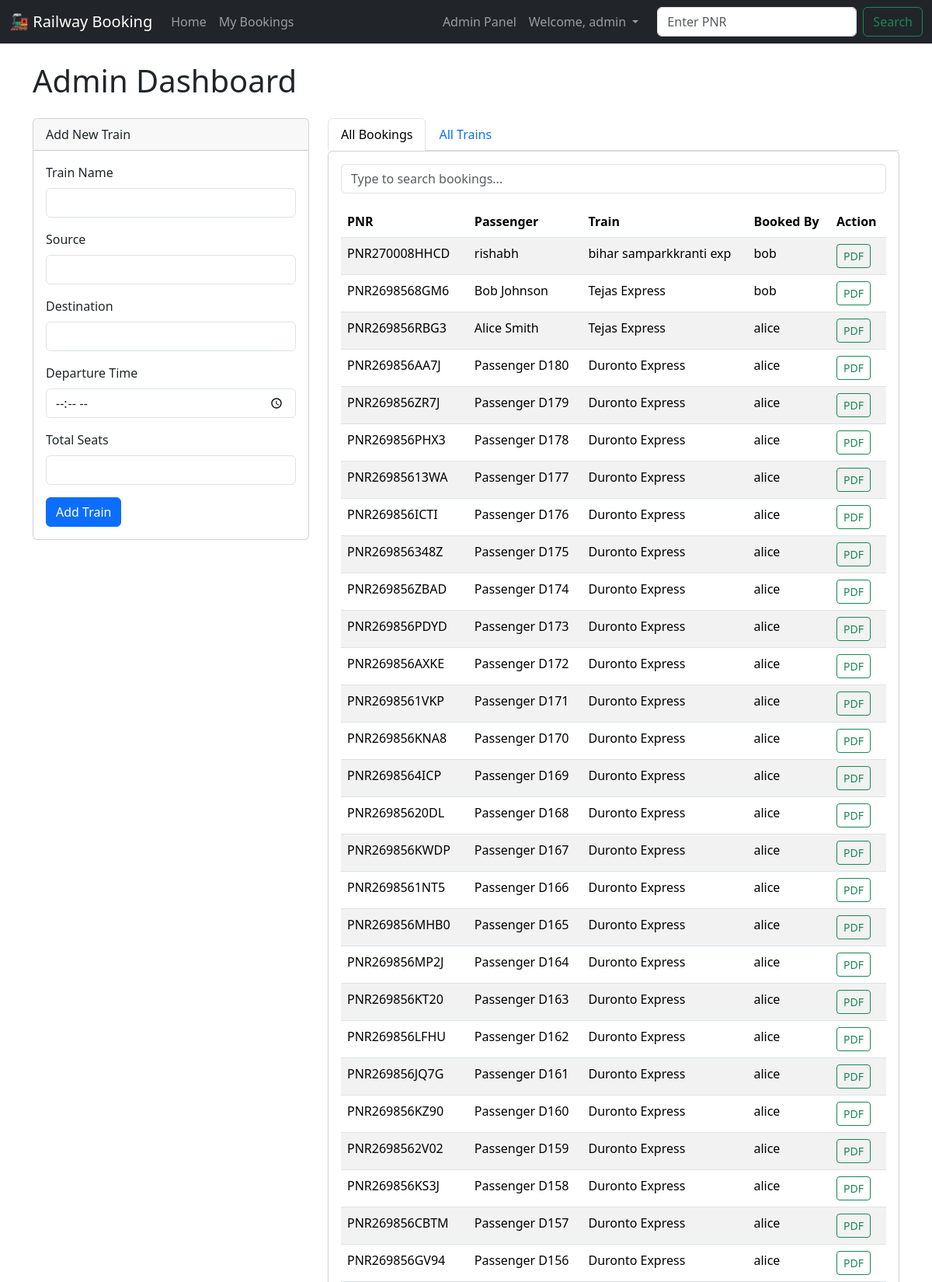
The app's page /admin/dashboard (signed in, upper part) with its own data.
### app.py (models this page shows, shortened)
class Booking(db.Model):
    id = db.Column(db.Integer, primary_key=True)
    pnr_number = db.Column(db.String(20), unique=True, nullable=False)
    train_id = db.Column(db.Integer, db.ForeignKey('train.id'), nullable=False)
    user_id = db.Column(db.Integer, db.ForeignKey('user.id'), nullable=False)
    passenger_name = db.Column(db.String(100), nullable=False)
    passenger_age = db.Column(db.Integer, nullable=False)
    seat_class = db.Column(db.String(50), nullable=False, default='Sleeper')
    status = db.Column(db.String(20), default='Confirmed')
    train = db.relationship('Train', backref=db.backref('bookings', lazy=True))
    user = db.relationship('User', backref=db.backref('bookings', lazy=True))

class Train(db.Model):
    id = db.Column(db.Integer, primary_key=True)
    train_name = db.Column(db.String(100), nullable=False)
    source = db.Column(db.String(100), nullable=False)
    destination = db.Column(db.String(100), nullable=False)
    departure_time = db.Column(db.String(10), nullable=False) # e.g., '06:15'
    total_seats = db.Column(db.Integer, nullable=False)

class User(db.Model):
    id = db.Column(db.Integer, primary_key=True)
    username = db.Column(db.String(80), unique=True, nullable=False)
    password_hash = db.Column(db.String(256), nullable=False)
    role = db.Column(db.String(20), nullable=False, default='user') # Roles: 'user' or 'admin'

### app.py (the view)
@app.route('/admin/dashboard')
def admin_dashboard():
    if not session.get('is_admin'):
        flash('You must be an admin to access this page.', 'danger')
        return redirect(url_for('login'))
    all_bookings = Booking.query.order_by(Booking.id.desc()).all()
    all_trains = Train.query.order_by(Train.train_name).all()
    return render_template('admin_dashboard.html', bookings=all_bookings, trains=all_trains)

### templates/admin_dashboard.html (shortened to what this page needs)
{% extends 'base.html' %}
{% block content %}
<h1 class="display-6 mb-4">Admin Dashboard</h1>
<div class="row">
  <div class="col-md-4">
    <div class="card">
      <div class="card-header">Add New Train</div>
      <div class="card-body">
        <form action="{{ url_for('add_train') }}" method="post">
          <div class="mb-3"><label for="train_name" class="form-label">Train Name</label><input type="text" class="form-control" id="train_name" name="train_name" required></div>
          <div class="mb-3"><label for="source" class="form-label">Source</label><input type="text" class="form-control" id="source" name="source" required></div>
          <div class="mb-3"><label for="destination" class="form-label">Destination</label><input type="text" class="form-control" id="destination" name="destination" required></div>
          <div class="mb-3"><label for="departure_time" class="form-label">Departure Time</label><input type="time" class="form-control" id="departure_time" name="departure_time" required></div>
          <div class="mb-3"><label for="total_seats" class="form-label">Total Seats</label><input type="number" class="form-control" id="total_seats" name="total_seats" min="0" required></div>
          <button type="submit" class="btn btn-primary">Add Train</button>
        </form>
      </div>
    </div>
  </div>
  <div class="col-md-8">
    <ul class="nav nav-tabs" id="adminTab" role="tablist">
      <li class="nav-item" role="presentation">
        <button class="nav-link active" id="bookings-tab" data-bs-toggle="tab" data-bs-target="#bookings" type="button" role="tab">All Bookings</button>
      </li>
      <li class="nav-item" role="presentation">
        <button class="nav-link" id="trains-tab" data-bs-toggle="tab" data-bs-target="#trains" type="button" role="tab">All Trains</button>
      </li>
    </ul>
    <div class="tab-content" id="adminTabContent">
      <div class="tab-pane fade show active" id="bookings" role="tabpanel">
        <div class="card">
          <div class="card-body">
            <input type="text" id="bookingSearch" class="form-control mb-3" placeholder="Type to search bookings...">
            <div class="table-responsive">
              <table class="table table-striped table-hover">
                <thead>
                  <tr>
                    <th>PNR</th>
                    <th>Passenger</th>
                    <th>Train</th>
                    <th>Booked By</th>
                    <th>Action</th>
                  </tr>
                </thead>
                <tbody id="bookingsTable">
                  {% for booking in bookings %}
                  <tr>
                    <td>{{ booking.pnr_number }}</td>
                    <td>{{ booking.passenger_name }}</td>
                    <td>{{ booking.train.train_name }}</td>
                    <td>{{ booking.user.username }}</td>
                    <td>
                      <a href="{{ url_for('download_ticket', pnr=booking.pnr_number) }}" class="btn btn-sm btn-outline-success">PDF</a>
                    </td>
                  </tr>
                  {% endfor %}
                </tbody>
              </table>
            </div>
          </div>
        </div>
      </div>
    </div>
  </div>
</div>
{% endblock %}

### records on screen
Booking: pnr_number "PNR270008HHCD", passenger_name "rishabh", train.train_name "bihar samparkkranti exp", user.username "bob"
Booking: pnr_number "PNR2698568GM6", passenger_name "Bob Johnson", train.train_name "Tejas Express", user.username "bob"
Booking: pnr_number "PNR269856RBG3", passenger_name "Alice Smith", train.train_name "Tejas Express", user.username "alice"
Booking: pnr_number "PNR269856AA7J", passenger_name "Passenger D180", train.train_name "Duronto Express", user.username "alice"
Booking: pnr_number "PNR269856ZR7J", passenger_name "Passenger D179", train.train_name "Duronto Express", user.username "alice"
Booking: pnr_number "PNR269856PHX3", passenger_name "Passenger D178", train.train_name "Duronto Express", user.username "alice"
Booking: pnr_number "PNR26985613WA", passenger_name "Passenger D177", train.train_name "Duronto Express", user.username "alice"
Booking: pnr_number "PNR269856ICTI", passenger_name "Passenger D176", train.train_name "Duronto Express", user.username "alice"
Booking: pnr_number "PNR269856348Z", passenger_name "Passenger D175", train.train_name "Duronto Express", user.username "alice"
Booking: pnr_number "PNR269856ZBAD", passenger_name "Passenger D174", train.train_name "Duronto Express", user.username "alice"
Booking: pnr_number "PNR269856PDYD", passenger_name "Passenger D173", train.train_name "Duronto Express", user.username "alice"
Booking: pnr_number "PNR269856AXKE", passenger_name "Passenger D172", train.train_name "Duronto Express", user.username "alice"
Booking: pnr_number "PNR2698561VKP", passenger_name "Passenger D171", train.train_name "Duronto Express", user.username "alice"
Booking: pnr_number "PNR269856KNA8", passenger_name "Passenger D170", train.train_name "Duronto Express", user.username "alice"
Booking: pnr_number "PNR2698564ICP", passenger_name "Passenger D169", train.train_name "Duronto Express", user.username "alice"
Booking: pnr_number "PNR26985620DL", passenger_name "Passenger D168", train.train_name "Duronto Express", user.username "alice"
Booking: pnr_number "PNR269856KWDP", passenger_name "Passenger D167", train.train_name "Duronto Express", user.username "alice"
Booking: pnr_number "PNR2698561NT5", passenger_name "Passenger D166", train.train_name "Duronto Express", user.username "alice"
Booking: pnr_number "PNR269856MHB0", passenger_name "Passenger D165", train.train_name "Duronto Express", user.username "alice"
Booking: pnr_number "PNR269856MP2J", passenger_name "Passenger D164", train.train_name "Duronto Express", user.username "alice"
Booking: pnr_number "PNR269856KT20", passenger_name "Passenger D163", train.train_name "Duronto Express", user.username "alice"
Booking: pnr_number "PNR269856LFHU", passenger_name "Passenger D162", train.train_name "Duronto Express", user.username "alice"
Booking: pnr_number "PNR269856JQ7G", passenger_name "Passenger D161", train.train_name "Duronto Express", user.username "alice"
Booking: pnr_number "PNR269856KZ90", passenger_name "Passenger D160", train.train_name "Duronto Express", user.username "alice"
Booking: pnr_number "PNR2698562V02", passenger_name "Passenger D159", train.train_name "Duronto Express", user.username "alice"
Booking: pnr_number "PNR269856KS3J", passenger_name "Passenger D158", train.train_name "Duronto Express", user.username "alice"
Booking: pnr_number "PNR269856CBTM", passenger_name "Passenger D157", train.train_name "Duronto Express", user.username "alice"
Booking: pnr_number "PNR269856GV94", passenger_name "Passenger D156", train.train_name "Duronto Express", user.username "alice"

### other values on screen
{{ session.username }} "admin"
